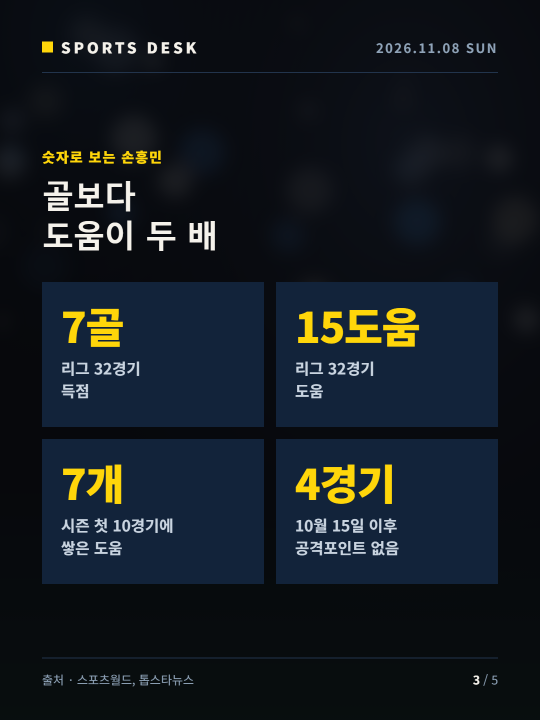
#> input picture cards/2026-11-08/1108_B_football_son_photo/03.png, 1080 x 1440 px, given as the content of the folder ../../cards/2026-11-08/1108_B_football_son_photo/03.png, which was not available (shown at 1/2 size)
$ python preview_sheet.py ../../cards/2026-11-08/1108_B_football_son_photo/03.png ../../cards/2026-11-08/1108_B_football_son_photo/04.png
#> lines starting #> are read from the running program, lines starting #| are printed output that depends on the picture
"""게시물 카드 폴더를 받아 미리보기 시트(JPG)를 만든다. 장당 540x720, 간격 20px, 가로로 이어 붙임.

사용: python templates/cardnews/preview_sheet.py <카드폴더> <출력.jpg>
"""
import sys
from pathlib import Path
from PIL import Image

W, H, GAP = 540, 720, 20


def main(card_dir, out):
    files = sorted(Path(card_dir).glob("[0-9][0-9].png"))
    sheet = Image.new("RGB", (len(files) * W + (len(files) + 1) * GAP, H + 2 * GAP), "#05080f")
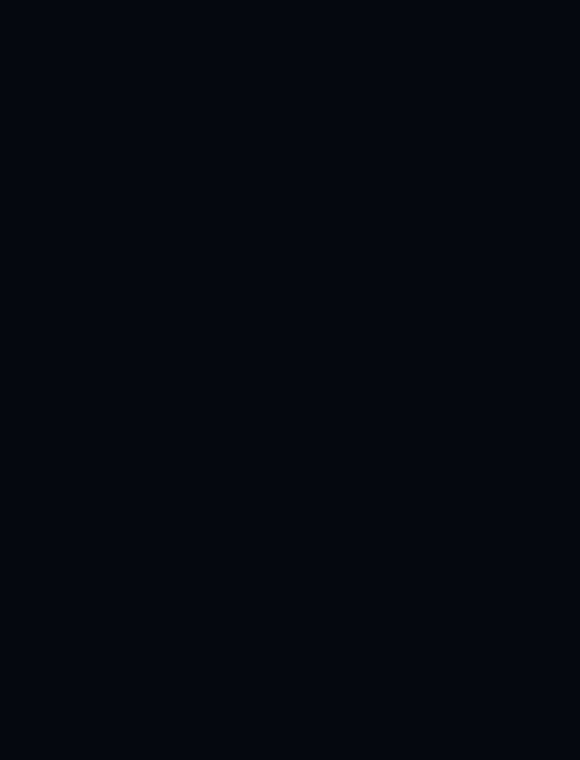
#> sheet: PIL image 580x760 RGB; mean R, G, B 5, 8, 15
    for n, f in enumerate(files):
        im = Image.open(f).convert("RGB").resize((W, H), Image.LANCZOS)
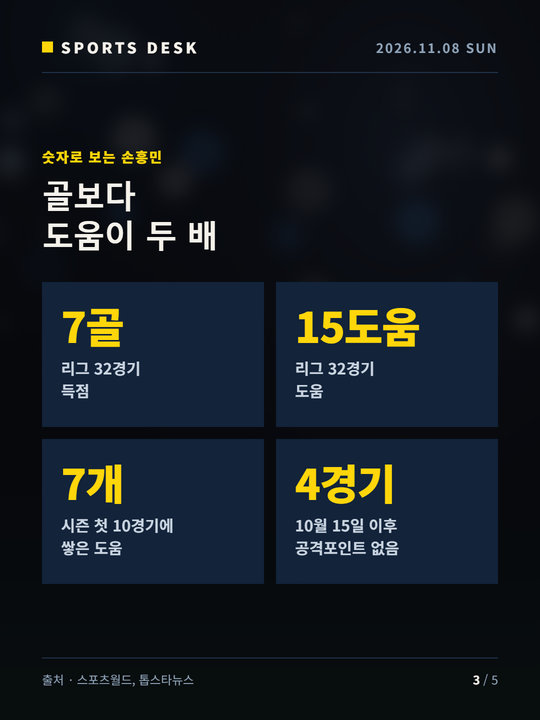
#> im: PIL image 540x720 RGB; mean R, G, B 20.7, 27.5, 33.9
        sheet.paste(im, (GAP + n * (W + GAP), GAP))
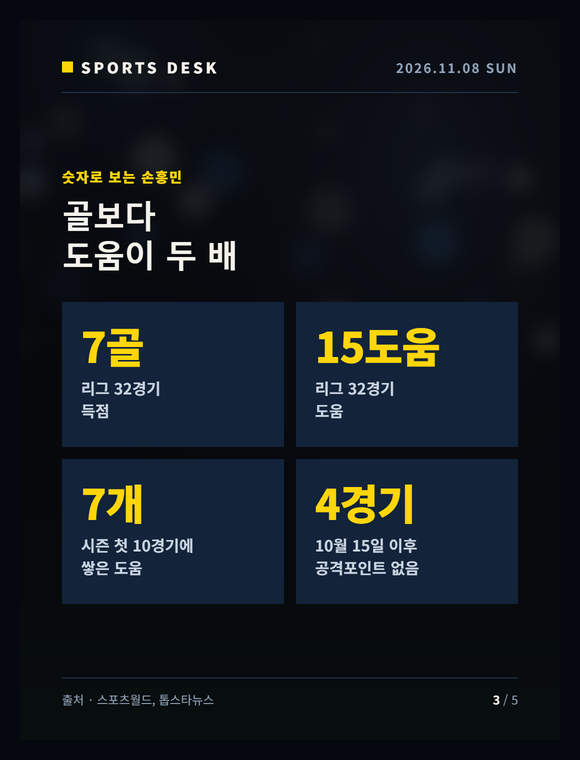
#> sheet: PIL image 580x760 RGB; mean R, G, B 18.9, 25.2, 31.7
    sheet.save(out, quality=88)
    print("saved", out, len(files))


if __name__ == "__main__":
    main(sys.argv[1], sys.argv[2])

$ run again, on cards/2026-11-08/1108_B_football_son_photo/04.png
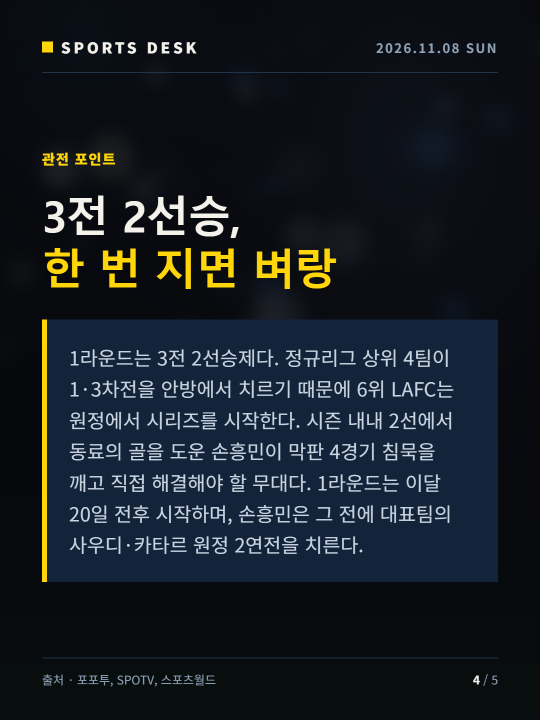
#> input picture cards/2026-11-08/1108_B_football_son_photo/04.png, 1080 x 1440 px, given as the content of the folder ../../cards/2026-11-08/1108_B_football_son_photo/04.png, which was not available (shown at 1/2 size)
#> in main, `im = Image.open(f).convert("RGB").resize((W, H), Image.LANCZOS)`:
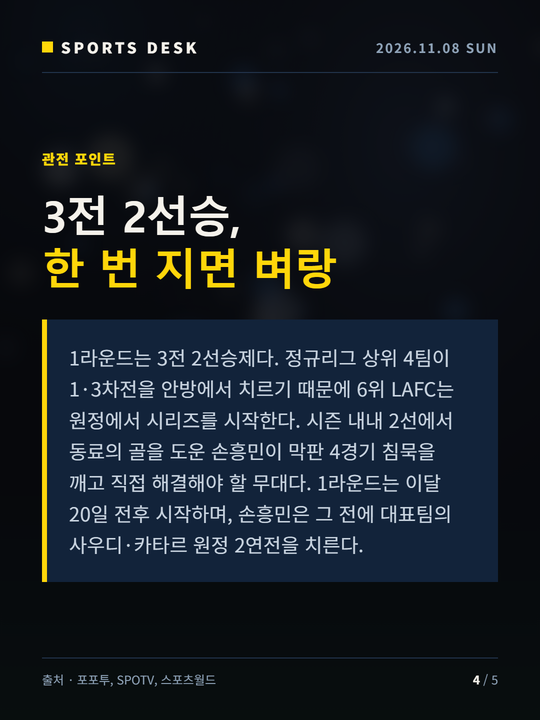
#> im: PIL image 540x720 RGB; mean R, G, B 23.6, 30.2, 36.9
#> in main, `sheet.paste(im, (GAP + n * (W + GAP), GAP))`:
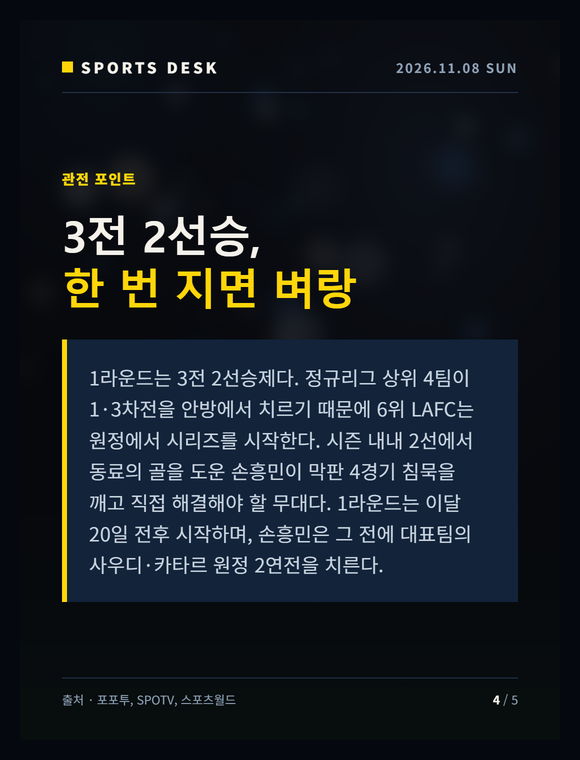
#> sheet: PIL image 580x760 RGB; mean R, G, B 21.4, 27.6, 34.3

$ run again, on cards/2026-11-08/1108_B_football_son_photo/05.png
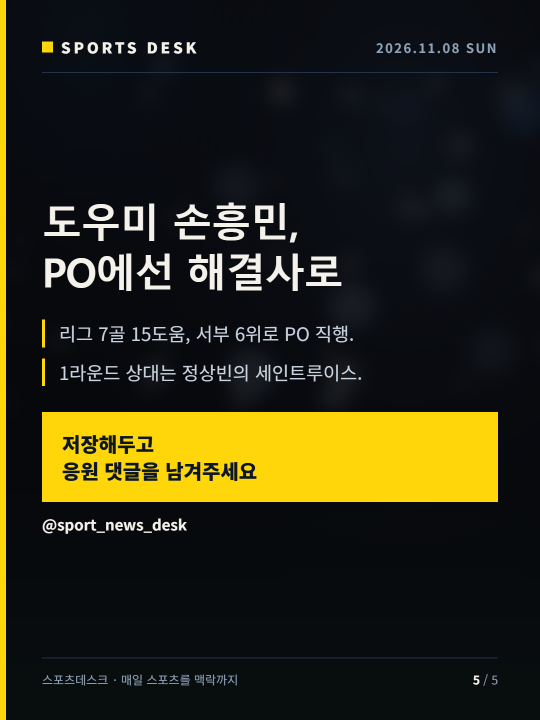
#> input picture cards/2026-11-08/1108_B_football_son_photo/05.png, 1080 x 1440 px, given as the content of the folder ../../cards/2026-11-08/1108_B_football_son_photo/05.png, which was not available (shown at 1/2 size)
#> in main, `im = Image.open(f).convert("RGB").resize((W, H), Image.LANCZOS)`:
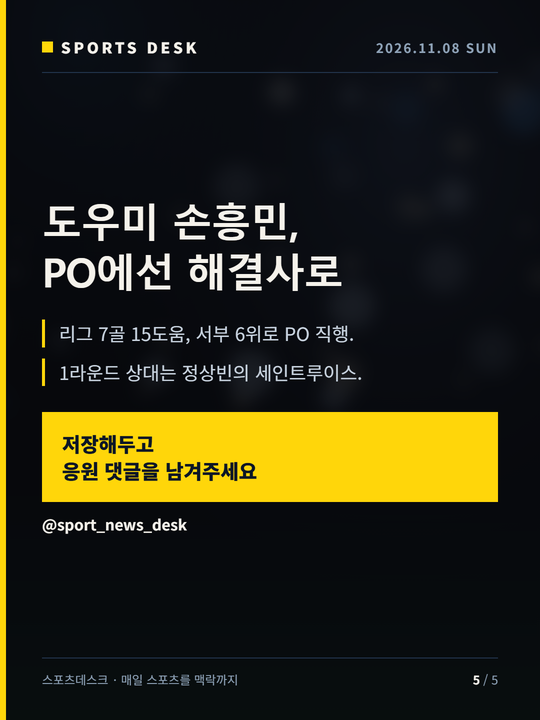
#> im: PIL image 540x720 RGB; mean R, G, B 43.4, 41.6, 22.7
#> in main, `sheet.paste(im, (GAP + n * (W + GAP), GAP))`:
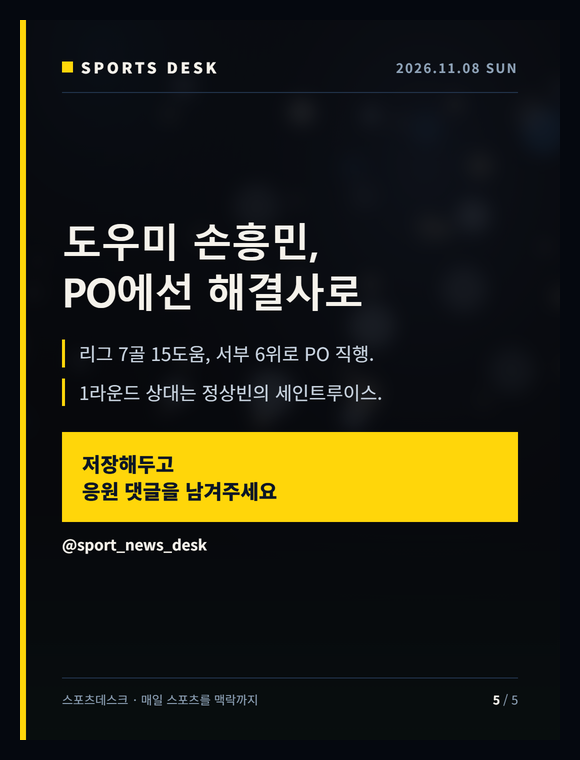
#> sheet: PIL image 580x760 RGB; mean R, G, B 38.8, 37.6, 21.8
